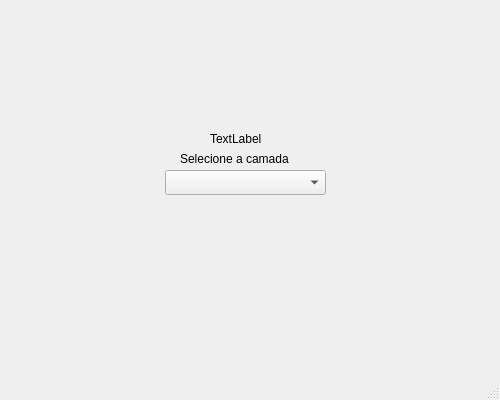
<?xml version="1.0" encoding="UTF-8"?>
<ui version="4.0">
 <class>MainWindow</class>
 <widget class="QMainWindow" name="MainWindow">
  <property name="geometry">
   <rect>
    <x>0</x>
    <y>0</y>
    <width>500</width>
    <height>400</height>
   </rect>
  </property>
  <property name="windowTitle">
   <string>MainWindow</string>
  </property>
  <widget class="QWidget" name="centralwidget">
   <widget class="QComboBox" name="comboBox">
    <property name="geometry">
     <rect>
      <x>165</x>
      <y>170</y>
      <width>161</width>
      <height>25</height>
     </rect>
    </property>
   </widget>
   <widget class="QLabel" name="label_text">
    <property name="geometry">
     <rect>
      <x>180</x>
      <y>150</y>
      <width>131</width>
      <height>17</height>
     </rect>
    </property>
    <property name="text">
     <string>Selecione a camada</string>
    </property>
   </widget>
   <widget class="QLabel" name="label_model">
    <property name="geometry">
     <rect>
      <x>210</x>
      <y>130</y>
      <width>67</width>
      <height>17</height>
     </rect>
    </property>
    <property name="text">
     <string>TextLabel</string>
    </property>
   </widget>
  </widget>
  <widget class="QMenuBar" name="menubar">
   <property name="geometry">
    <rect>
     <x>0</x>
     <y>0</y>
     <width>500</width>
     <height>22</height>
    </rect>
   </property>
  </widget>
  <widget class="QStatusBar" name="statusbar"/>
 </widget>
 <resources/>
 <connections/>
</ui>
